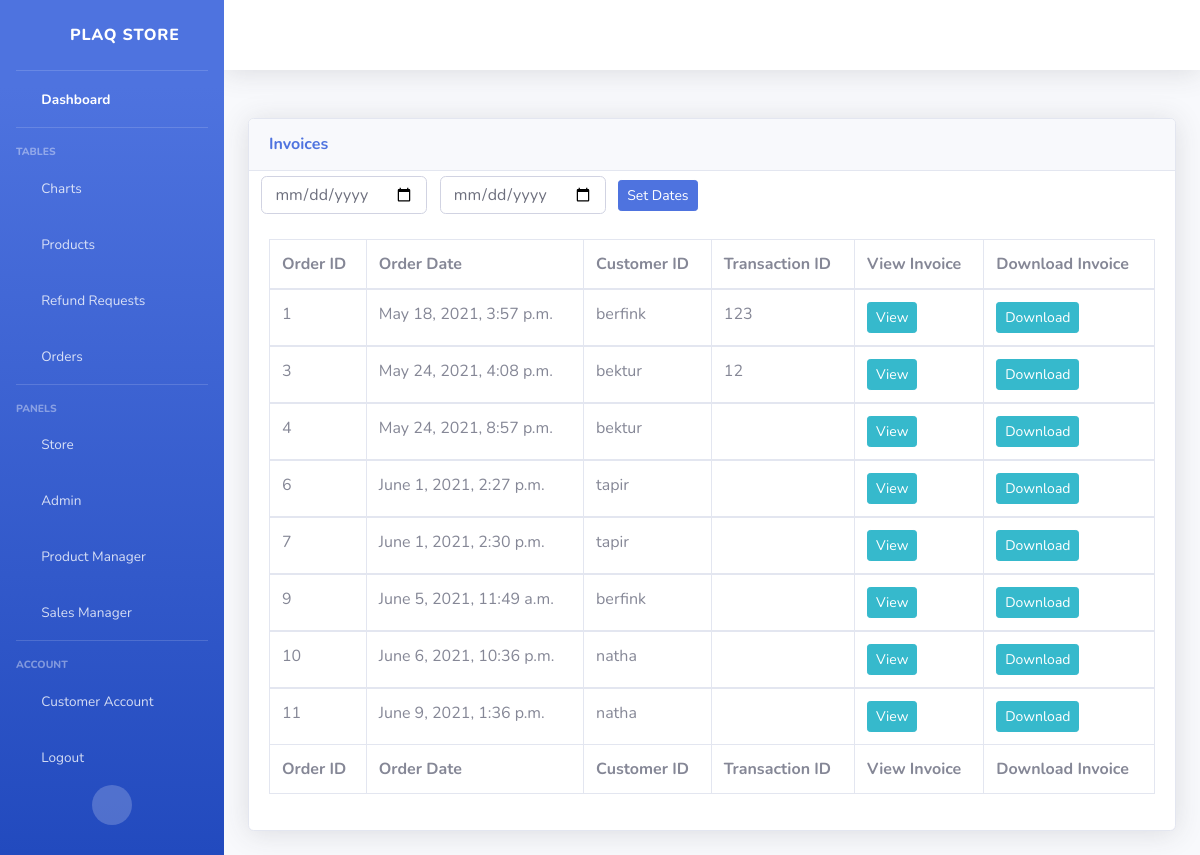
/sales-orders/ (signed in), run on an earlier commit of the app's database.
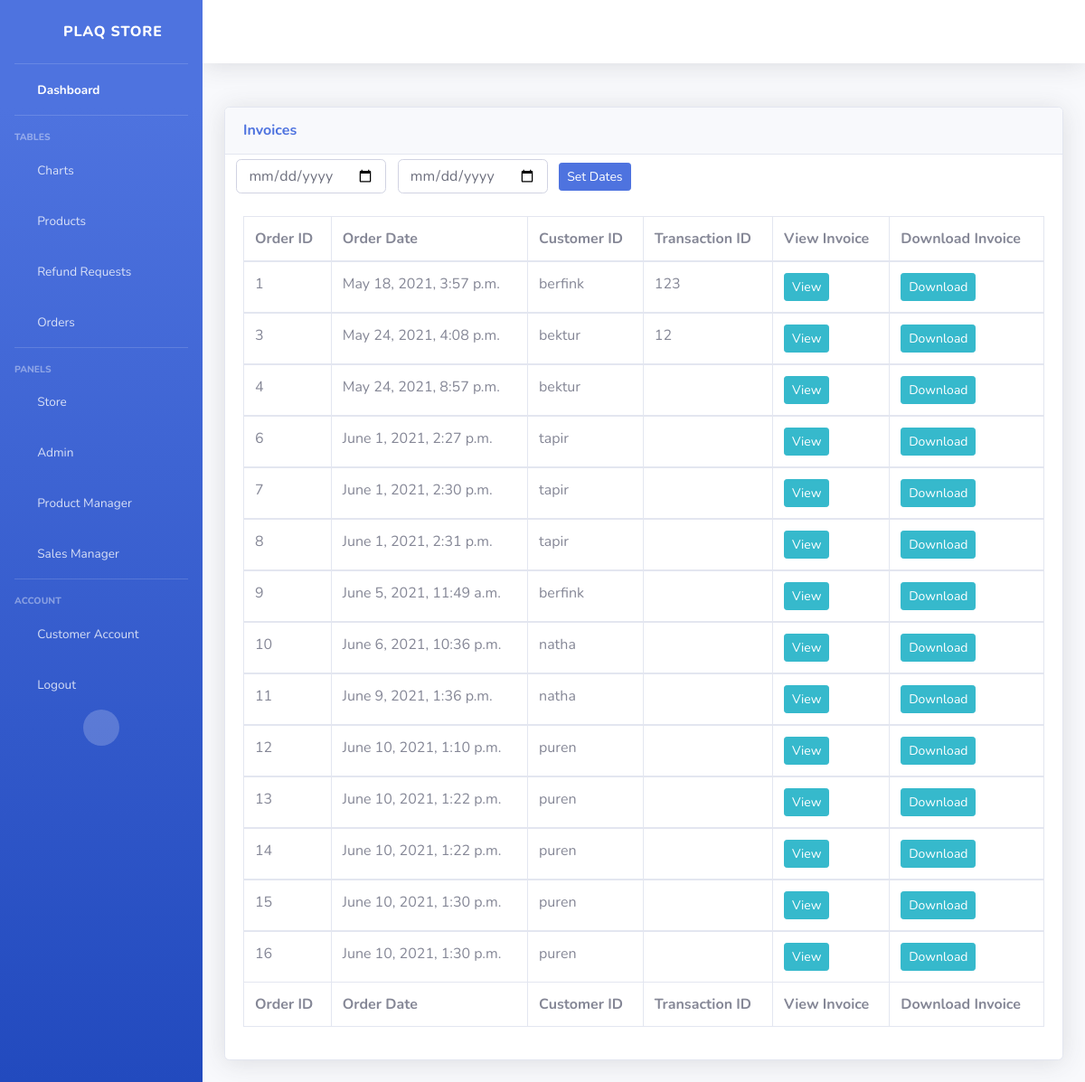
And on a later commit of the database.
### store/models.py (models this page shows, shortened)
class Order(models.Model):
    customer = models.ForeignKey(User, on_delete=models.SET_NULL, blank=True, null=True)
    order_date = models.DateTimeField(auto_now_add=True)
    isComplete = models.BooleanField(default=False, null=True)
    transaction_id = models.CharField(max_length=200, blank=False)
    class Status(models.IntegerChoices):
        PROCESSING = 1
        INTRANSIT = 2
        DELIVERED = 3
    status = models.IntegerField(choices=Status.choices, default=1)

### mysite/decorators.py (the view)
    def wrapper_func(request, *args, **kwargs):
        group_list = []
        user = request.user
        for groups in user.groups.all():
            group_list.append(groups.name)
        if 'sales manager' in group_list:
            return view_func(request, *args, **kwargs)
        else:
            return redirect('store')

### sales_manager/views.py (called while the page is built)
@sales_manager
def orders(request):
    orders = Order.objects.filter(isComplete=True)
    addresses = ShippingAdress.objects.all()
    context={'orders':orders, 'addresses':addresses}
    return render(request, "sales_manager/orders.html", context)

### sales_manager/templates/sales_manager/orders.html (shortened to what this page needs)
{% include 'sales_manager/sales_manager_base.html' %}
{% load static %}
{%block content%}
<div class="card shadow mb-4">
    <div class="card-header py-3">
        <h6 class="m-0 font-weight-bold text-primary">Invoices</h6>
    </div>
    <form class="form-inline" action="/invoice-dates/" method='POST'>
        <div class="form-group ">
            <br>
            <input class="form-control" size=10 name="start-date" placeholder="Start Date" type = "date" href=""  > &nbsp&nbsp&nbsp
            <input class="form-control" size=10 name="end-date" placeholder="End Date" type = "date" href=""  > &nbsp&nbsp&nbsp
            <button data- type="submit" class="btn btn-sm btn-primary" href="">Set Dates </button>
        </div>
    </form>
    <div class="card-body">
        <div class="table-responsive">
            <table class="table table-bordered" id="dataTable" width="100%" cellspacing="0">
                <thead>
                    <tr>
                        <th>Order ID</th>
                        <th>Order Date</th>
                        <th>Customer ID</th>
                        <th>Transaction ID</th>
                        <th>View Invoice</th>
                        <th>Download Invoice</th>
                    </tr>
                </thead>
                <tfoot>
                    <tr>
                        <th>Order ID</th>
                        <th>Order Date</th>
                        <th>Customer ID</th>
                        <th>Transaction ID</th>
                        <th>View Invoice</th>
                        <th>Download Invoice</th>
                    </tr>
                </tfoot>
                {% for order in orders %}
                <tbody>
                    <tr>
                        <td>{{order.id}}</td>
                        <td>{{order.order_date}}</td>
                        <td>{{order.customer}}</td>
                        <td>{{order.transaction_id}}</td>
                        <td>
                            <a class="btn btn-sm btn-info" href="{% url 'view-pdf' order.id %}" target="_blank">View</a>
                        </td>
                        <td>
                            <a class="btn btn-sm btn-info" href="{% url 'download-pdf' order.id %}" target="_blank">Download</a>
                        </td>
                    </tr>
                    {% endfor %}
                </tbody>
            </table>
        </div>
    </div>
</div>
{%endblock content %}

### sales_manager/templates/sales_manager/sales_manager_base.html (shortened to what this page needs)
<!DOCTYPE html>
<html lang="en">
{%load static %}
<head>
    <link href="{% static 'vendor/fontawesome-free/css/all.min.css' %}" rel="stylesheet" type="text/css">
    <link href="{% static 'css/sb-admin-2.min.css' %}" rel="stylesheet">
</head>
<body id="page-top">
    <div id="wrapper">
        <ul class="navbar-nav bg-gradient-primary sidebar sidebar-dark accordion" id="accordionSidebar">
            <a class="sidebar-brand d-flex align-items-center justify-content-center" href="/product-manager">
                <div class="sidebar-brand-icon rotate-n-15">
                    <i class="fas fa-laugh-wink"></i>
                </div>
                <div class="sidebar-brand-text mx-3">PLAQ Store</div>
            </a>
            <hr class="sidebar-divider my-0">
            <li class="nav-item active">
                <a class="nav-link" href="/sales-manager">
                    <i class="fas fa-fw fa-tachometer-alt"></i>
                    <span>Dashboard</span></a>
            </li>
            <hr class="sidebar-divider">
            <div class="sidebar-heading">
                Tables
            </div>
            <li class="nav-item">
                <a class="nav-link" href="/chart">
                    <i class="fas fa-fw fa-chart-area"></i>
                    <span>Charts</span></a>
            </li>
            <li class="nav-item">
                <a class="nav-link" href="/sales-manager">
                    <i class="fas fa-fw fa-table"></i>
                    <span>Products</span></a>
            </li>
            <li class="nav-item">
                <a class="nav-link" href="/refunds">
                    <i class="fas fa-fw fa-table"></i>
                    <span>Refund Requests</span></a>
            </li>
            <li class="nav-item">
                <a class="nav-link" href="/sales-orders">
                    <i class="fas fa-fw fa-table"></i>
                    <span>Orders</span></a>
            </li>
            <hr class="sidebar-divider d-none d-md-block">
            <div class="sidebar-heading">
                Panels
            </div>
            <li class="nav-item">
                <a class="nav-link" href="/">
                    <i class="fas fa-fw fa-cart-arrow-down"></i>
                    <span>Store</span></a>
            </li>
            {% if user.is_superuser%}
            <li class="nav-item">
                <a class="nav-link" href="#">
                    <i class="fas fa-fw fa-user-shield"></i>
                    <span>Admin</span></a>
            </li>
            {% endif%}
            {% for group in user.groups.all %}
                {% if group.name == 'product manager' %}
                    <li class="nav-item">
                        <a class="nav-link" href="/product-manager">
                            <i class="fas fa-fw fa-box-open"></i>
                            <span>Product Manager</span></a>
                    </li>
                {%elif group.name == 'sales manager' %}
                    <li class="nav-item">
                        <a class="nav-link" href="/sales-manager">
                            <i class="fas fa-fw fa-cash-register"></i>
                            <span>Sales Manager</span></a>
                    </li>
                {%endif%}
            {%endfor%}
            <hr class="sidebar-divider d-none d-md-block">
            <div class="sidebar-heading">
                Account
            </div>
            <li class="nav-item">
                <a class="nav-link" href="/account">
                    <i class="fas fa-fw fa-address-card"></i>
                    <span>Customer Account</span></a>
            </li>
            <li class="nav-item">
                <a class="nav-link" href="/logout">
                    <i class="fas fa-fw fa-sign-out-alt"></i>
                    <span>Logout</span></a>
            </li>
            <div class="text-center d-none d-md-inline">
                <button class="rounded-circle border-0" id="sidebarToggle"></button>
            </div>
        </ul>
        <div id="content-wrapper" class="d-flex flex-column">
            <div id="content">
                <nav class="navbar navbar-expand navbar-light bg-white topbar mb-4 static-top shadow">
                </nav>
                <div class="container-fluid">
                    <div class="row">
                    <div class="row">
        </div>
    </div>
</body>
</html>

What changed in the data, as far as the page shows it:
now on this page (row edited): Order: id "8", order_date "June 1, 2021, 2:31 p.m.", customer "tapir"
added Order: id "12", order_date "June 10, 2021, 1:10 p.m.", customer "puren"
added Order: id "13", order_date "June 10, 2021, 1:22 p.m.", customer "puren"
added Order: id "14", order_date "June 10, 2021, 1:22 p.m.", customer "puren"
added Order: id "15", order_date "June 10, 2021, 1:30 p.m.", customer "puren"
added Order: id "16", order_date "June 10, 2021, 1:30 p.m.", customer "puren"
